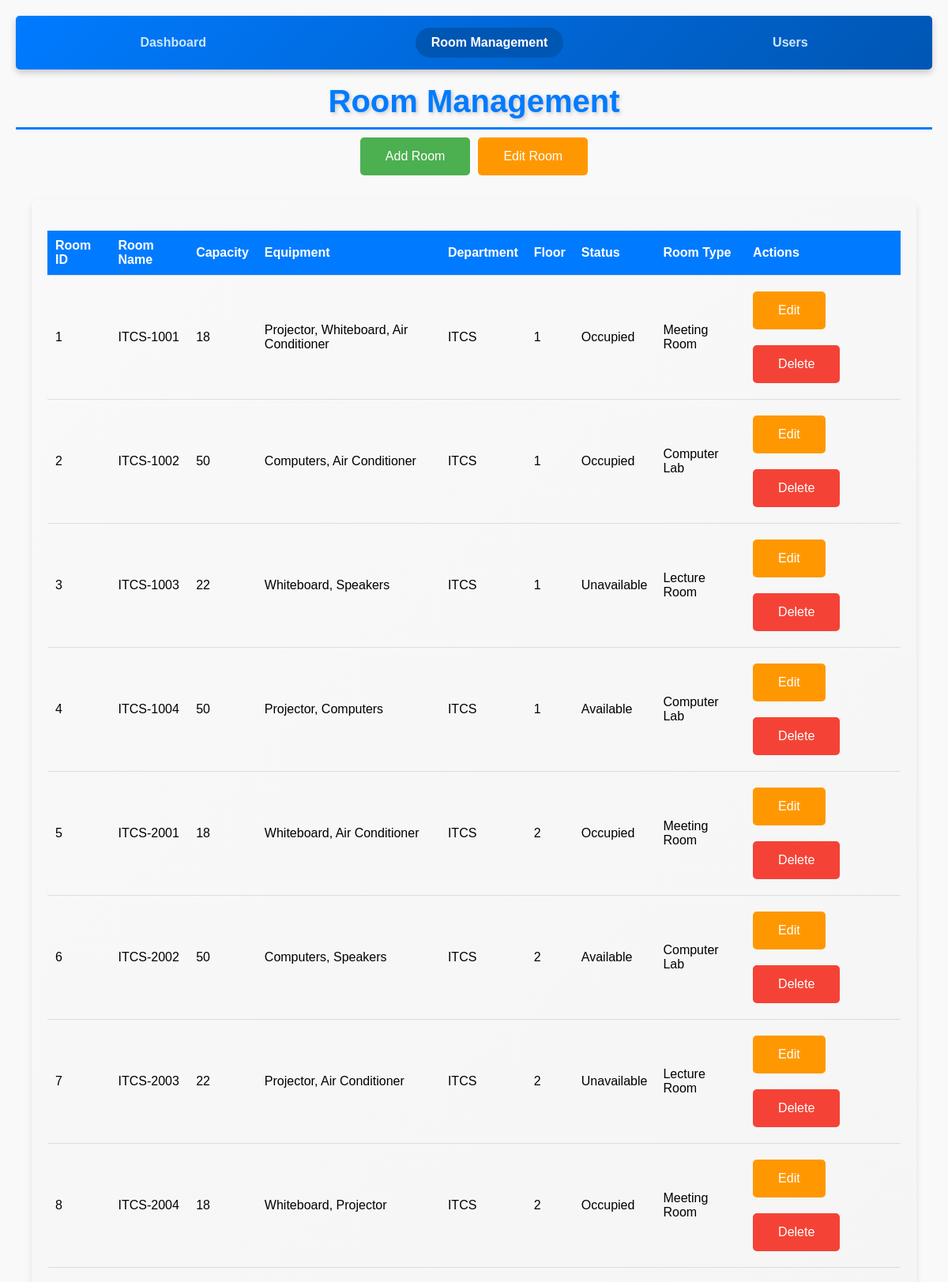
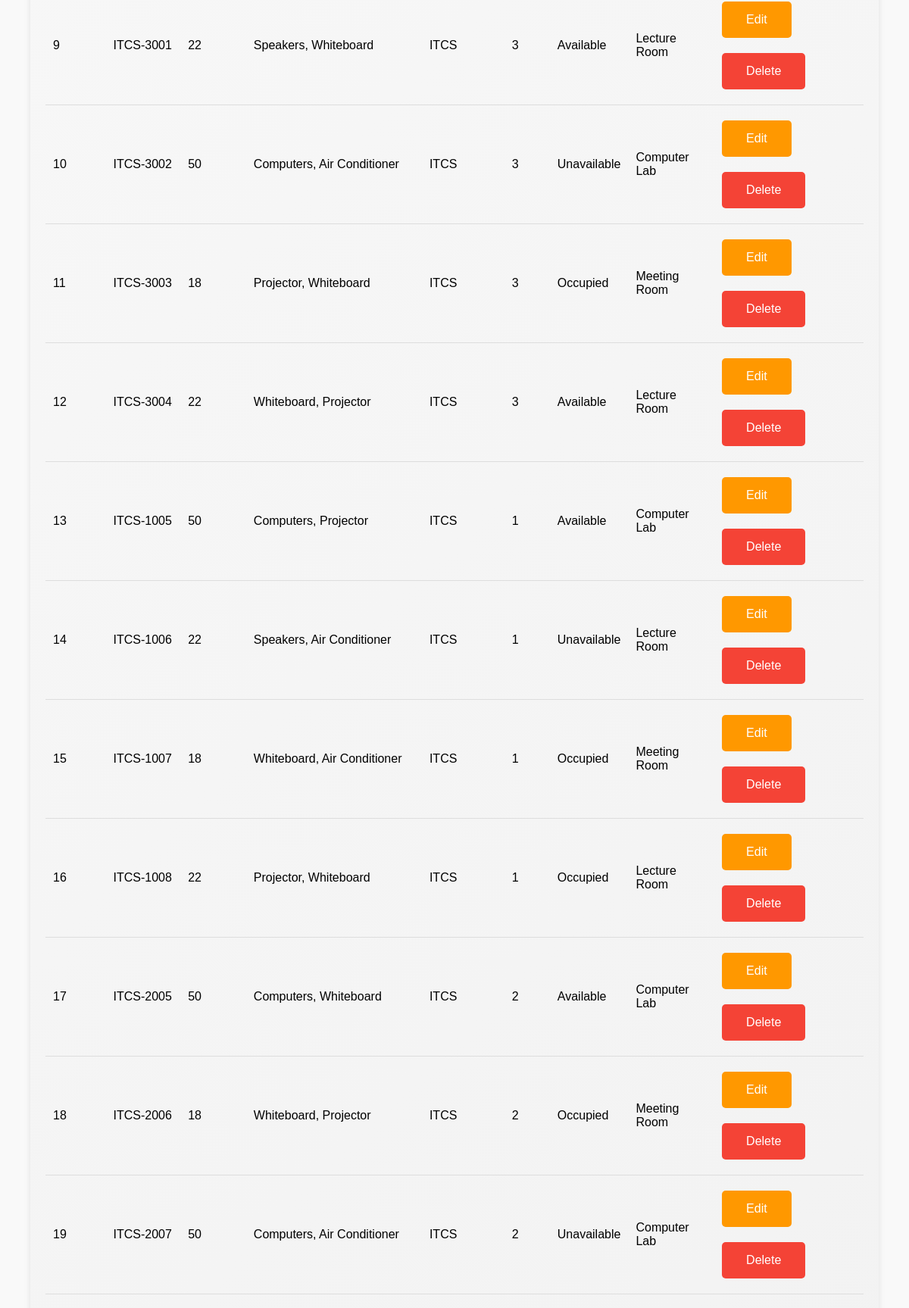
Screenshot of /Admin-Panel-Fawaz/room_management.php (upper part) with the database file from the repository (2 pictures, top to bottom).
### tables this page shows
CREATE TABLE `rooms` (
  `room_id` int(10) UNSIGNED NOT NULL,
  `room_name` varchar(255) NOT NULL,
  `capacity` int(10) UNSIGNED NOT NULL,
  `equipment` varchar(255) DEFAULT NULL,
  `room_department` varchar(255) NOT NULL,
  `room_floor` int(11) NOT NULL,
  `status` varchar(255) NOT NULL,
  `room_type` varchar(255) NOT NULL
);

### Admin-Panel-Fawaz/room_management.php (the view, shortened to what this page needs)
<?php
 $currentPage = basename($_SERVER['PHP_SELF']);
?>
<!DOCTYPE html>
<html lang="en">
<head>
    <link rel="stylesheet" href="styles.css">
</head>
<body>
    <div class="wrapper">
        <nav>
            <a href="index.php" class="<?= $currentPage == 'index.php' ? 'active' : ''; ?>">Dashboard</a>
            <a href="room_management.php" class="<?= $currentPage == 'room_management.php' ? 'active' : ''; ?>">Room
                Management</a>
            <a href="users.php" class="<?= $currentPage == 'users.php' ? 'active' : ''; ?>">Users</a>
        </nav>
        <br>
        <div class="content-wrapper">
            <section class="content-header">
                <div class="container-fluid">
                    <h1>Room Management</h1>
                </div>
            </section>
            <section class="content2">
                <div class="container-fluid2">
                    <button class="btn btn-add" onclick="openModal('add')">Add Room</button>
                    <button class="btn btn-edit" onclick="openModal('edit')">Edit Room</button>
                </div>
            </section>
            <section class="content table-section">
                <div class="container-fluid">
                    <table class="room-list">
                        <thead>
                            <tr>
                                <th>Room ID</th>
                                <th>Room Name</th>
                                <th>Capacity</th>
                                <th>Equipment</th>
                                <th>Department</th>
                                <th>Floor</th>
                                <th>Status</th>
                                <th>Room Type</th>
                                <th>Actions</th>
                            </tr>
                        </thead>
                        <tbody>
                            <?php
                            $conn = new mysqli('localhost', 'root', '', 'room_booking');
                            $sql = "SELECT * FROM rooms";
                            $result = $conn->query($sql);
                            if ($result->num_rows > 0) {
                                while ($row = $result->fetch_assoc()) {
                                    echo "<tr>";
                                    echo "<td>" . $row['room_id'] . "</td>";
                                    echo "<td>" . $row['room_name'] . "</td>";
                                    echo "<td>" . $row['capacity'] . "</td>";
                                    echo "<td>" . $row['equipment'] . "</td>";
                                    echo "<td>" . $row['room_department'] . "</td>";
                                    echo "<td>" . $row['room_floor'] . "</td>";
                                    echo "<td>" . $row['status'] . "</td>";
                                    echo "<td>" . $row['room_type'] . "</td>";
                                    echo "<td>
                                    <button class='btn btn-edit' onclick=\"openModal('edit', " . $row['room_id'] . ")\">Edit</button>
                                    <button class='btn btn-delete' onclick=\"window.location.href='delete_room.php?id=" . $row['room_id'] . "'\">Delete</button>
                                    </td>";
                                    echo "</tr>";
                                }
                            } else {
                                echo "<tr><td colspan='9'>No rooms available</td></tr>";
                            }
                            ?>
                        </tbody>
                    </table>
                </div>
            </section>
        </div>
    </div>
</body>
</html>

### Admin-Panel-Fawaz/styles.css (style rules this page uses)
body { margin: 0; padding: 20px; justify-content: center; height: 100vh; background: #f9f9f9; overflow-x: hidden; font-family: 'Arial', sans-serif; }
nav { background: linear-gradient(135deg, #007bff, #0056b3); padding: 15px; display: flex; justify-content: space-around; align-items: center; box-shadow: 0px 4px 8px rgba(0, 0, 0, 0.2); border-radius: 5px; }
nav a { color: #cce7ff; text-decoration: none; font-weight: bold; padding: 10px 20px; border-radius: 20px; transition: 0.3s; }
nav a.active { color: #fff; background: #0056b3; }
.table-section, .chart-section { margin: 20px; padding: 20px; border-radius: 10px; box-shadow: 0px 4px 8px rgba(0, 0, 0, 0.1); }
.table-section { background: linear-gradient(135deg, #f9f9f9, #e6e6e6); }
.content-header h1 { color: #007bff; text-shadow: 2px 2px 5px rgba(0, 0, 0, 0.2); font-size: 2.5rem; font-weight: bold; text-align: center; margin: 0; padding-bottom: 10px; width: 100%; border-bottom: 3px solid #007bff; }
table th { background-color: #007bff; color: white; }
table td { text-align: center; padding: 10px; border-bottom: 1px solid #ddd; }
.room-list { width: 100%; border-collapse: collapse; margin-top: 20px; }
.room-list th, .room-list td { padding: 10px; text-align: left; border-bottom: 1px solid #ddd; }
.room-list th { background-color: #007bff; color: white; }
.content2 .container-fluid2 { display: flex; justify-content: center; align-items: center; gap: 10px; }
.btn { background-color: #4CAF50; color: white; padding: 15px 32px; text-align: center; text-decoration: none; display: inline-block; font-size: 16px; margin: 10px 0; cursor: pointer; border-radius: 5px; border: none; }
.btn-edit { background-color: #FF9800; }
.btn-delete { background-color: #F44336; }

### rows the page displays
rooms: room_id "1", room_name "ITCS-1001", capacity "18", equipment "Projector, Whiteboard, Air Conditioner", room_department "ITCS", room_floor "1", status "Occupied", room_type "Meeting Room"
rooms: room_id "2", room_name "ITCS-1002", capacity "50", equipment "Computers, Air Conditioner", room_department "ITCS", room_floor "1", status "Occupied", room_type "Computer Lab"
rooms: room_id "3", room_name "ITCS-1003", capacity "22", equipment "Whiteboard, Speakers", room_department "ITCS", room_floor "1", status "Unavailable", room_type "Lecture Room"
rooms: room_id "4", room_name "ITCS-1004", capacity "50", equipment "Projector, Computers", room_department "ITCS", room_floor "1", status "Available", room_type "Computer Lab"
rooms: room_id "5", room_name "ITCS-2001", capacity "18", equipment "Whiteboard, Air Conditioner", room_department "ITCS", room_floor "2", status "Occupied", room_type "Meeting Room"
rooms: room_id "6", room_name "ITCS-2002", capacity "50", equipment "Computers, Speakers", room_department "ITCS", room_floor "2", status "Available", room_type "Computer Lab"
rooms: room_id "7", room_name "ITCS-2003", capacity "22", equipment "Projector, Air Conditioner", room_department "ITCS", room_floor "2", status "Unavailable", room_type "Lecture Room"
rooms: room_id "8", room_name "ITCS-2004", capacity "18", equipment "Whiteboard, Projector", room_department "ITCS", room_floor "2", status "Occupied", room_type "Meeting Room"
rooms: room_id "9", room_name "ITCS-3001", capacity "22", equipment "Speakers, Whiteboard", room_department "ITCS", room_floor "3", status "Available", room_type "Lecture Room"
rooms: room_id "10", room_name "ITCS-3002", capacity "50", equipment "Computers, Air Conditioner", room_department "ITCS", room_floor "3", status "Unavailable", room_type "Computer Lab"
rooms: room_id "11", room_name "ITCS-3003", capacity "18", equipment "Projector, Whiteboard", room_department "ITCS", room_floor "3", status "Occupied", room_type "Meeting Room"
rooms: room_id "12", room_name "ITCS-3004", capacity "22", equipment "Whiteboard, Projector", room_department "ITCS", room_floor "3", status "Available", room_type "Lecture Room"
rooms: room_id "13", room_name "ITCS-1005", capacity "50", equipment "Computers, Projector", room_department "ITCS", room_floor "1", status "Available", room_type "Computer Lab"
rooms: room_id "14", room_name "ITCS-1006", capacity "22", equipment "Speakers, Air Conditioner", room_department "ITCS", room_floor "1", status "Unavailable", room_type "Lecture Room"
rooms: room_id "15", room_name "ITCS-1007", capacity "18", equipment "Whiteboard, Air Conditioner", room_department "ITCS", room_floor "1", status "Occupied", room_type "Meeting Room"
rooms: room_id "16", room_name "ITCS-1008", capacity "22", equipment "Projector, Whiteboard", room_department "ITCS", room_floor "1", status "Occupied", room_type "Lecture Room"
rooms: room_id "17", room_name "ITCS-2005", capacity "50", equipment "Computers, Whiteboard", room_department "ITCS", room_floor "2", status "Available", room_type "Computer Lab"
rooms: room_id "18", room_name "ITCS-2006", capacity "18", equipment "Whiteboard, Projector", room_department "ITCS", room_floor "2", status "Occupied", room_type "Meeting Room"
rooms: room_id "19", room_name "ITCS-2007", capacity "50", equipment "Computers, Air Conditioner", room_department "ITCS", room_floor "2", status "Unavailable", room_type "Computer Lab"
